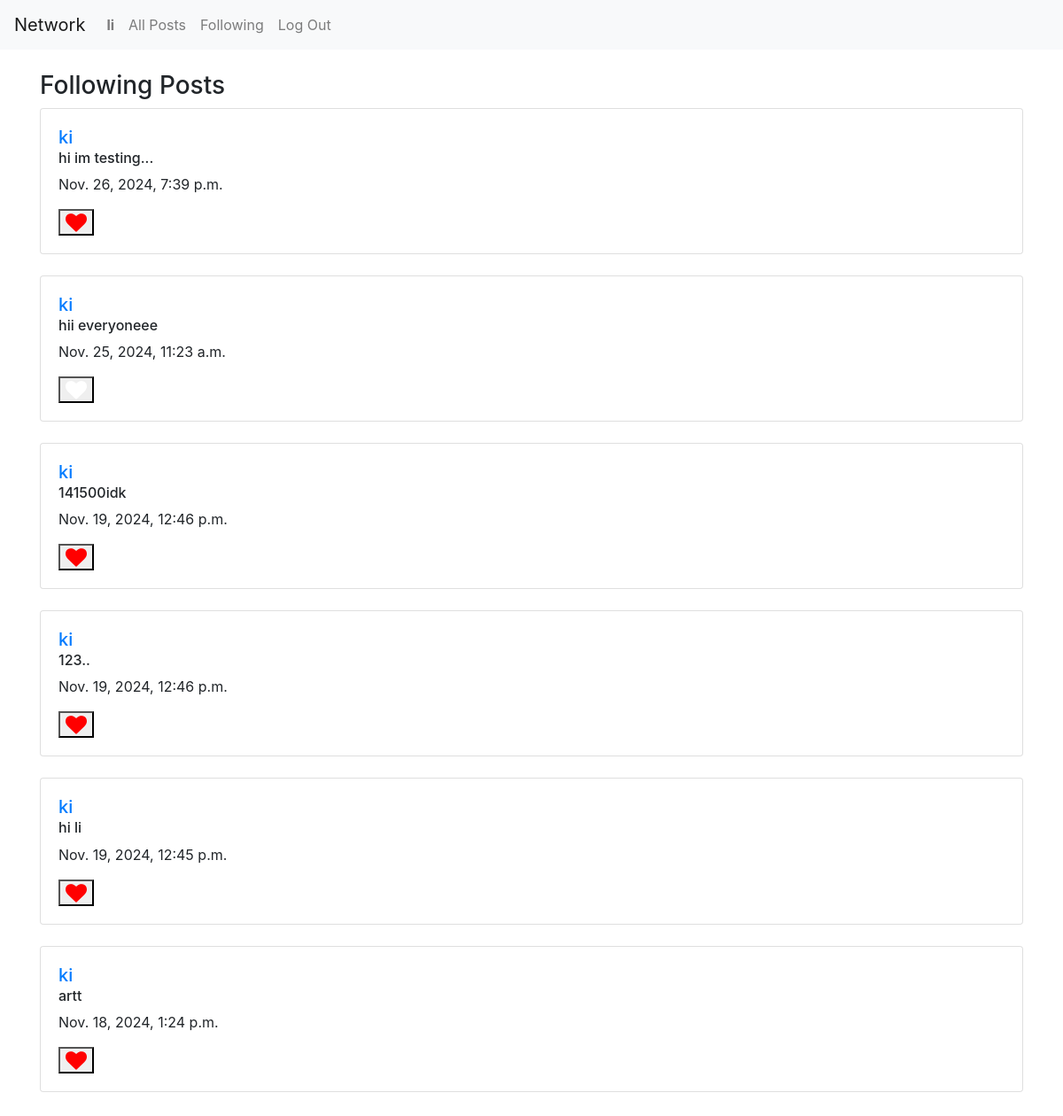
Page /following (signed in) on the committed database.
### network/models.py (models this page shows, shortened)
class User(AbstractUser):
    pass

class Post(models.Model):
    content =models.CharField(max_length=200)
    user=models.ForeignKey(User,on_delete=models.CASCADE,related_name="author")
    date=models.DateTimeField(auto_now_add=True)

### network/views.py (the view)
# urls.py: path("following", views.following, name="following"),
def following(request):
    currentuser = User.objects.get(pk=request.user.id)
    following_people=Follow.objects.filter(user=currentuser)
    allposts=Post.objects.all().order_by("-id")
    following_posts=[]
    for post in allposts:
        for person in following_people:
            if person.followeruser==post.user:
                following_posts.append(post)
    paginator = Paginator(following_posts,10)
    page_num=request.GET.get('page',1)
    page_post = paginator.get_page(page_num)
    liked_post_ids = Like.objects.filter(user=request.user).values_list('post_id', flat=True)
    return render(request, "network/following.html",{
        "page_post":page_post,
        "liked_post": list(liked_post_ids)
    })

### network/templates/network/following.html (shortened to what this page needs)
{% extends "network/layout.html" %}
{% block body %}
<div class="container mt-4">
    <h3>Following Posts</h3>
    <div class="all-posts">
        {% for post in page_post %}
            <div class="card mb-4">
                <div class="card-body">
                    <h5 class="username"><a href="{% url 'profile' user_id=post.user.id %}">{{ post.user }}</a></h5>
                    <h6 class="card-subtitle mb-2 text-body-secondary">{{ post.content }}</h6>
                    <p class="card-text">{{ post.date }}</p>
                    {% if user.is_authenticated %}
                        {% if post.id in liked_post %}
                        <button type="button"
                                class="fa fa-heart"
                                style="font-size:24px;color:red;"
                                onclick="likeHandler('{{ post.id }}')"
                                id="{{ post.id }}">
                        </button>
                    {% else %}
                        <button type="button"
                                class="fa fa-heart"
                                style="font-size:24px;color:white;"
                                onclick="likeHandler('{{ post.id }}')"
                                id="{{ post.id }}">
                        </button>
                    {% endif %}
                {% endif %}
                </div>
            </div>
        {% endfor %}
    </div>
</div>
{% endblock %}

### network/templates/network/layout.html (shortened to what this page needs)
{% load static %}
<!DOCTYPE html>
<html lang="en">
    <head>
        <link rel="stylesheet" href="https://stackpath.bootstrapcdn.com/bootstrap/4.4.1/css/bootstrap.min.css">
        <link href="{% static 'network/styles.css' %}" rel="stylesheet">
        <link rel="stylesheet" href="https://cdnjs.cloudflare.com/ajax/libs/font-awesome/4.7.0/css/font-awesome.min.css">
    </head>
    <body>
        <nav class="navbar navbar-expand-lg navbar-light bg-light">
            <a class="navbar-brand" href="{% url 'index' %}">Network</a>
            <div>
              <ul class="navbar-nav mr-auto">
                {% if user.is_authenticated %}
                    <li class="nav-item">
                        <a class="nav-link" href="{% url 'profile' user_id=user.id %}"><strong>{{ user.username }}</strong></a>
                    </li>
                {% endif %}
                <li class="nav-item">
                  <a class="nav-link" href="{% url 'index' %}">All Posts</a>
                </li>
                {% if user.is_authenticated %}
                    <li class="nav-item">
                        <a class="nav-link" href="{% url 'following'  %}">Following</a>
                    </li>
                    <li class="nav-item">
                        <a class="nav-link" href="{% url 'logout' %}">Log Out</a>
                    </li>
                {% endif %}
              </ul>
            </div>
          </nav>
        <div class="body">
            {% block body %}
            {% endblock %}
        </div>
    </body>
</html>

### rows in the picture
User: username "li"
Post: user "ki", content "hi im testing...", date "Nov. 26, 2024, 7:39 p.m."
Post: user "ki", content "hii everyoneee", date "Nov. 25, 2024, 11:23 a.m."
Post: user "ki", content "141500idk", date "Nov. 19, 2024, 12:46 p.m."
Post: user "ki", content "123..", date "Nov. 19, 2024, 12:46 p.m."
Post: user "ki", content "hi li", date "Nov. 19, 2024, 12:45 p.m."
Post: user "ki", content "artt", date "Nov. 18, 2024, 1:24 p.m."
